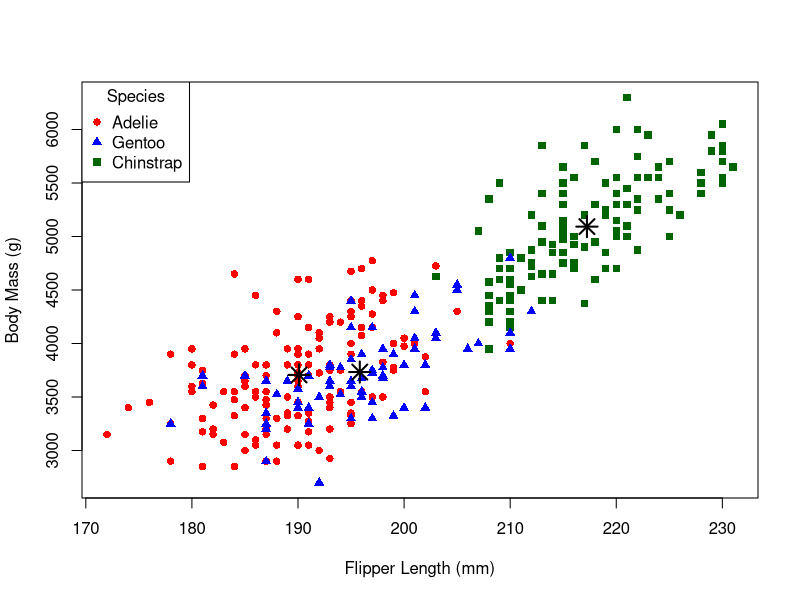
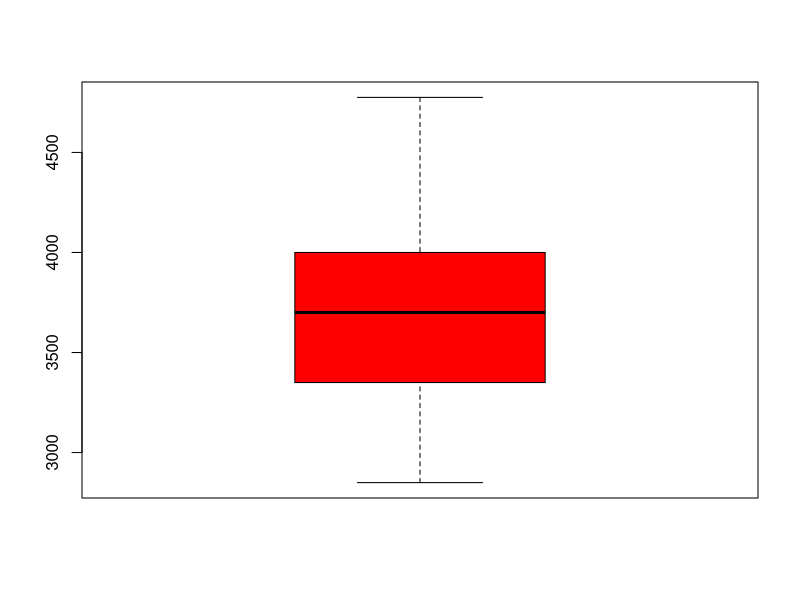
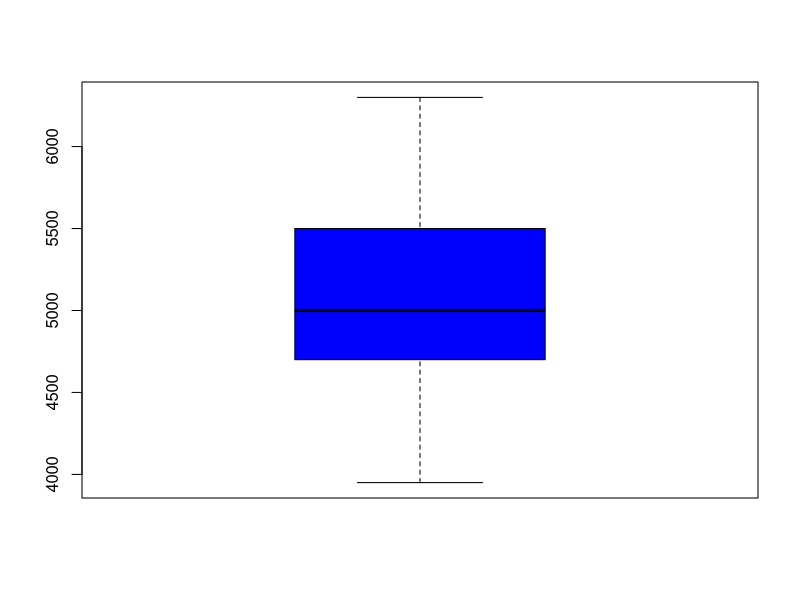
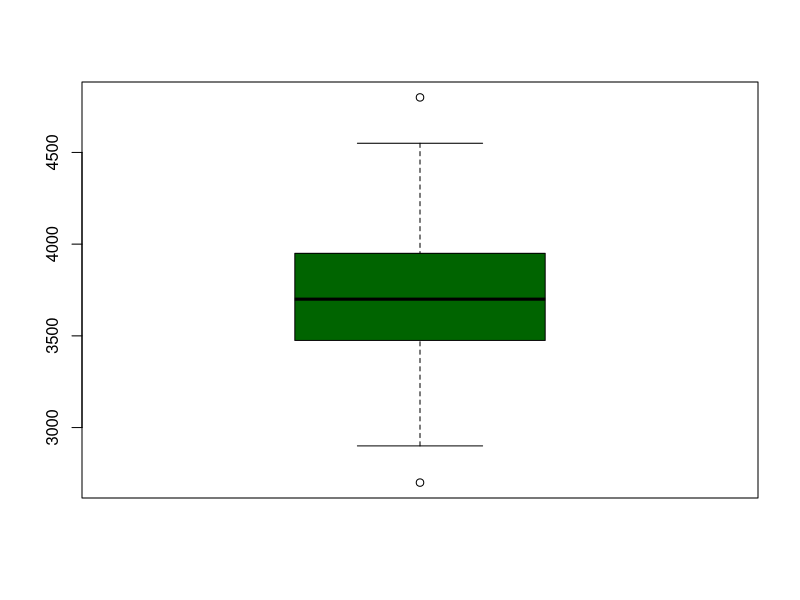

Write the R code that produced these figures, in order.
## ---- chunk 1
#| warning: false
library("palmerpenguins")
## ---- chunk 2
#| echo: false
data(penguins)
penguins$missing <- apply(is.na(penguins), 1, any)
## ---- chunk 3
#| label: tbl-palmer
#| tbl-cap: "Average Bill and Flipper Length by Penguin Species"
library(palmerpenguins)
data <- penguins
avg_bill <- tapply(data$bill_length_mm, data$species, mean, na.rm = TRUE)
avg_flipper <- tapply(data$flipper_length_mm, data$species, mean, na.rm = TRUE)
avg_sizes <- data.frame(
  species = names(avg_bill),
  avg_bill_length_mm = as.vector(avg_bill),
  avg_flipper_length_mm = as.vector(avg_flipper)
)
colnames(avg_sizes) <- c("Species", "Average Bill Length (mm)", "Average Flipper Length (mm)")
avg_sizes[, 2:3] <- round(avg_sizes[, 2:3], 2)
knitr::kable(avg_sizes)
## ---- chunk 4
species_mean <- function(measure) {
  species_names <- unique(penguins$species)
  sp_mean <- numeric(length(species_names))
  
  for (i in seq_along(species_names)) {
    name <- species_names[i]
    # extract the numeric vector for the given measure
    sp_mean[i] <- mean(penguins[penguins$species == name, ][[measure]], na.rm = TRUE)
  }
  result <- data.frame(
    species = species_names,
    mean_value = round(sp_mean,2)
  )
  return(result)
}
## ---- chunk 5
#| label: fig-mass-length
#| fig-cap: "Flipper Length vs. Body Mass by Species"
penguins_clean <- na.omit(penguins)
species_levels <- unique(penguins_clean$species)
species_colors <- c("red", "blue", "darkgreen")
species_pch <- c(16, 17, 15)
plot(penguins_clean$flipper_length_mm,
     penguins_clean$body_mass_g,
     col = species_colors[as.numeric(penguins_clean$species)],
     pch = species_pch[as.numeric(penguins_clean$species)],
     xlab = "Flipper Length (mm)",
     ylab = "Body Mass (g)")
legend("topleft", legend = species_levels,
       col = species_colors, pch = species_pch, title = "Species")
for (i in seq_along(species_levels)) {
  sp <- species_levels[i]
  data_sp <- subset(penguins_clean, species == sp)
  mean_flipper <- mean(data_sp$flipper_length_mm)
  mean_mass <- mean(data_sp$body_mass_g)
  points(mean_flipper, mean_mass,
         col = "black", pch = 8, cex = 2, lwd = 2)  # big black star
}
## ---- chunk 6
#| layout-ncol: 3
#| label: fig-subplots
#| fig-cap: "Body Mass of Penguins by Species"
#| fig-subcap:
#|   - "`r species_name[1]`"
#|   - "`r species_name[2]`"
#|   - "`r species_name[3]`"
colours <- c("red", "blue", "darkgreen")
species_name <- unique(penguins$species)

for (i in seq_along(species_name)) {
  mass <- na.omit(penguins[penguins$species == species_name[i], "body_mass_g"])
  boxplot(mass, col = colours[i], main = NULL)
}
